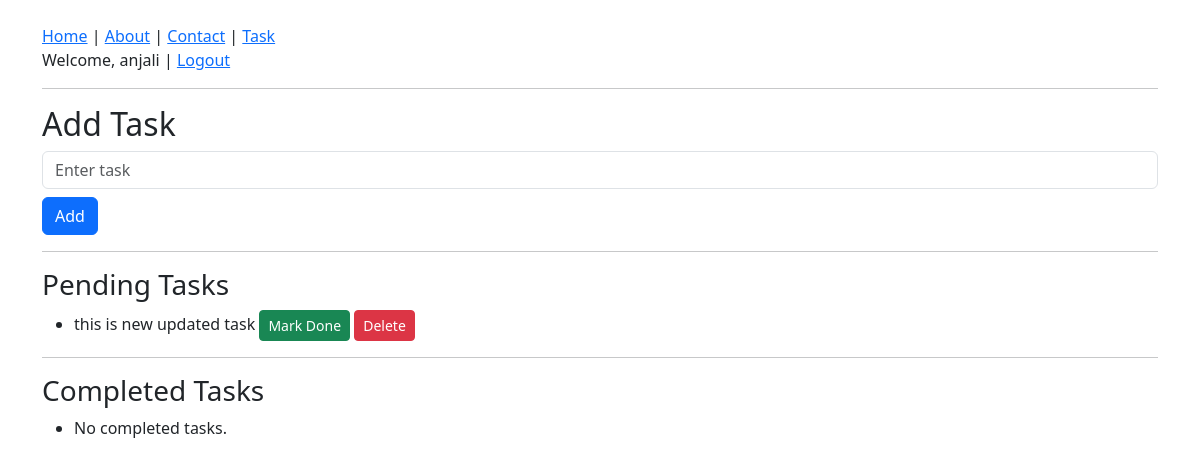
Page /task/ (signed in) on the earlier database version.
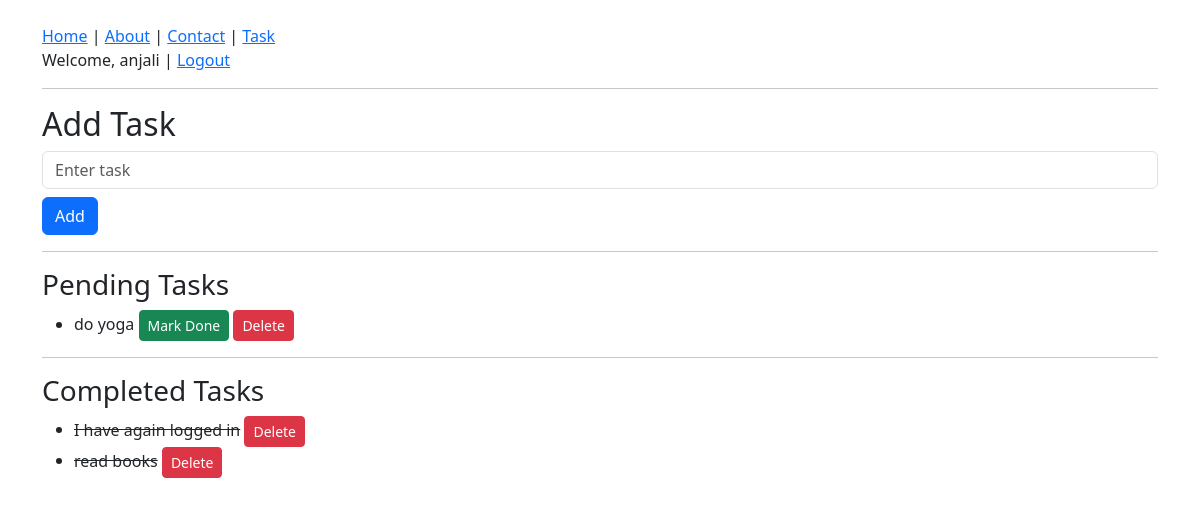
Same page on the later database version.
### home/models.py (models this page shows, shortened)
class Task(models.Model):  # 👈 Creating a table named "Task"
    user = models.ForeignKey(User, on_delete=models.CASCADE)  # 👈 Link to user
    title = models.CharField(max_length=100)  # Text field (max 100 chars)
    created = models.DateTimeField(auto_now_add=True)  # Timestamp, set when created
    completed = models.BooleanField(default=False)  # ✅ NEW

### home/views.py (the view)
# urls.py: path('task/', views.task_view, name='task'),  # 👈 New Task route
@login_required
def task_view(request):
    if request.method == 'POST':
        title = request.POST.get('title')
        if title:
            Task.objects.create(title=title, user=request.user)  # 👈 Save task for current user
        return redirect('task')  # Prevents re-submitting form on refresh
    tasks_pending = Task.objects.filter(user=request.user, completed=False).order_by('-created')
    tasks_done = Task.objects.filter(user=request.user, completed=True).order_by('-created')
    return render(request, 'task.html', {
        'tasks_pending': tasks_pending,
        'tasks_done': tasks_done
    })

### templates/task.html (shortened to what this page needs)
{% extends 'base.html' %}
{% block content %}
<h2>Add Task</h2>
<form method="post">
  <input type="text" name="title" placeholder="Enter task" class="form-control mb-2" required>
  <button type="submit" class="btn btn-primary">Add</button>
</form>
<hr>
<h3>Pending Tasks</h3>
<ul>
  {% for task in tasks_pending %}
    <li>
      {{ task.title }}
      <a href="{% url 'mark_done' task.id %}" class="btn btn-sm btn-success">Mark Done</a>
      <a href="{% url 'delete_task' task.id %}" class="btn btn-sm btn-danger">Delete</a>
    </li>
  {% empty %}
    <li>No pending tasks.</li>
  {% endfor %}
</ul>
<hr>
<h3>Completed Tasks</h3>
<ul>
  {% for task in tasks_done %}
    <li>
      <s>{{ task.title }}</s>
      <a href="{% url 'delete_task' task.id %}" class="btn btn-sm btn-danger">Delete</a>
    </li>
  {% empty %}
    <li>No completed tasks.</li>
  {% endfor %}
</ul>
{% endblock %}

### templates/base.html (shortened to what this page needs)
<!DOCTYPE html>
<html lang="en">
<head>
  <link rel="stylesheet" href="https://cdn.jsdelivr.net/npm/bootstrap@5.3.3/dist/css/bootstrap.min.css">
</head>
<body class="container mt-4">
  <nav>
    <a href="/">Home</a> |
    <a href="/about/">About</a> |
    <a href="/contact/">Contact</a> |
    {% if user.is_authenticated %}
        <a href="{% url "task" %}">Task</a>
        <p>Welcome, {{ user.username }} | <a href="{% url 'logout' %}">Logout</a></p>
    {% else %}
        <a href="{% url 'login' %}">Login</a> |
        <a href="{% url 'signup' %}">Sign Up</a>
    {% endif %}
  </nav>
  <hr>
  {% block content %}{% endblock %}
</body>
</html>

Differences in the rows shown:
removed Task: title "this is new updated task", shown under "Pending Tasks"
added Task: title "do yoga", shown under "Pending Tasks"
added Task: title "I have again logged in", shown under "Completed Tasks"
added Task: title "read books", shown under "Completed Tasks"
Other differences:
text no longer shown: "No completed tasks."
